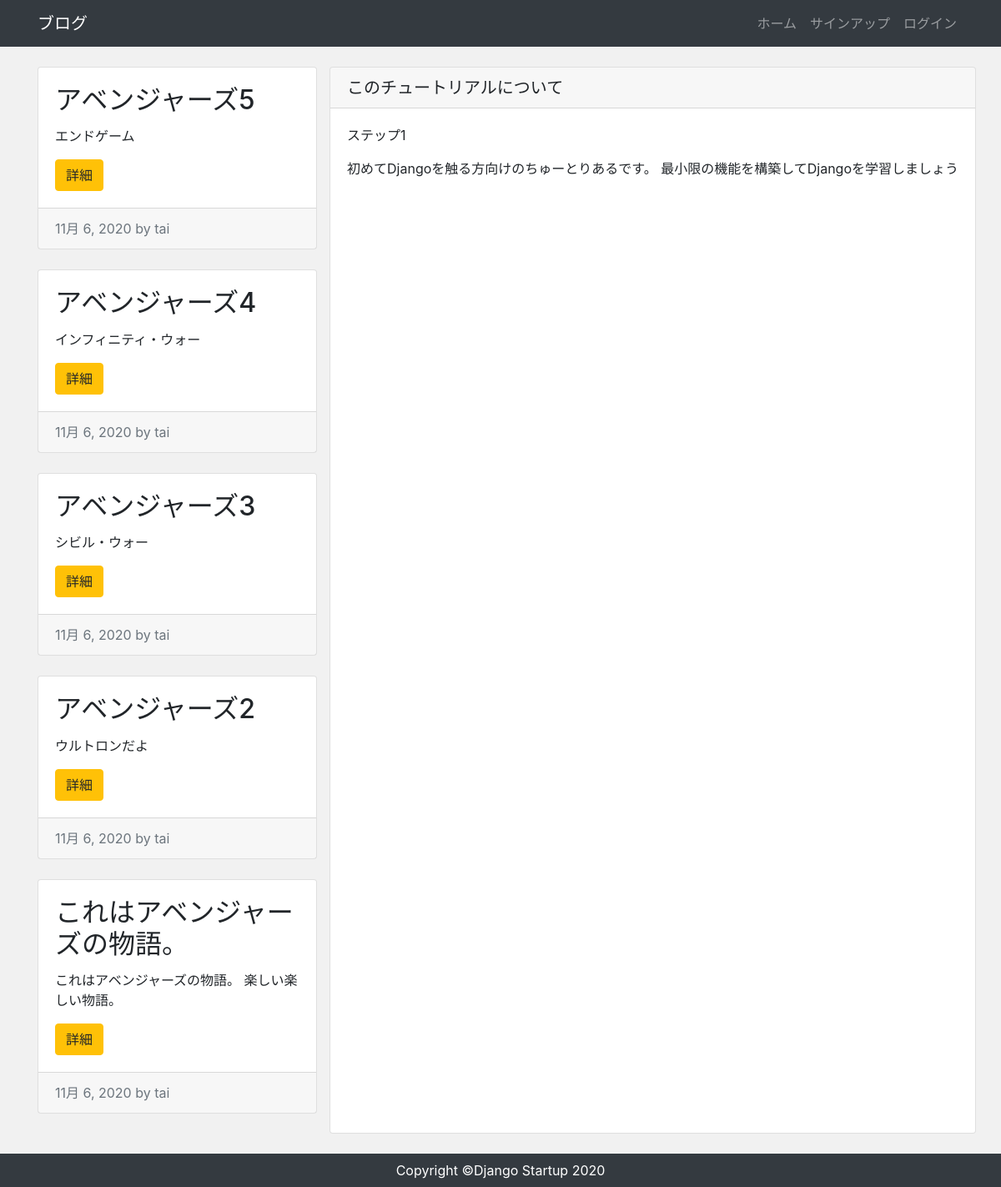
The page / on the database its author committed.
### app/models.py (models this page shows, shortened)
class Post(models.Model):
    author = models.ForeignKey(
        settings.AUTH_USER_MODEL, on_delete=models.CASCADE)
    title = models.CharField("タイトル", max_length=200)
    content = models.TextField("本文")
    created = models.DateTimeField("作成日", default=timezone.now)

### app/views.py (the view)
# urls.py: path('', views.IndexView.as_view(), name='index'),
class IndexView(View):
    def get(self, request, *args, **kwargs):
        post_data = Post.objects.order_by('-id')
        return render(request, 'app/index.html', {
            'post_data': post_data
        })

### app/templates/app/index.html (shortened to what this page needs)
{% extends "app/base.html" %}
{% block content %}
<div class="row my-4">
    <div class="col md-8">
        {% for post in post_data %}
            <div class="card mb-4">
                <div class="card-body">
                    <h2 class="card-title">{{ post.title }}</h2>
                    <p class="card-text">{{ post.content | truncatechars:100}}</p>
                    <div class="btn btn-warning">詳細</div>
                </div>
                <div class="card-footer text-muted">
                    {{ post.created|date}} by {{ post.author}}
                </div>
            </div>
        {% endfor %}
    </div>
    <div class="card">
        <h5 class="card-header">このチュートリアルについて</h5>
        <div class="card-body">
            <p>ステップ1</p>
            <p class="mb-0">
                初めてDjangoを触る方向けのちゅーとりあるです。
                最小限の機能を構築してDjangoを学習しましょう
            </p>
        </div>
    </div>
</div>
{% endblock %}

### app/templates/app/base.html (shortened to what this page needs)
{% load static %}
<!DOCTYPE html>
<html lang="ja">
<head>
    <link rel="stylesheet" href="https://stackpath.bootstrapcdn.com/bootstrap/4.3.1/css/bootstrap.min.css">
    <link rel="stylesheet" href="{% static 'css/style.css' %}">
</head>
<body>
    <nav class="navbar navbar-expand-lg navbar-dark bg-dark">
        <div class="container">
            <a class="navbar-brand" href="/">ブログ</a>
            <ul class="navbar-nav ml-auto">
                <li class="nav-item">
                    <a class="nav-link" href="/">ホーム</a>
                </li>
                {% if user.is_authenticated %}
                    <li class="nav-item">
                        <a class="nav-link" href="{% url 'post_new' %}">投稿</a>
                    </li>
                    <li class="nav-item">
                        <a class="nav-link" href="">ログアウト</a>
                    </li>
                {% else %}
                    <li class="nav-item">
                        <a class="nav-link" href="">サインアップ</a>
                    </li>
                    <li class="nav-item">
                        <a class="nav-link" href="">ログイン</a>
                    </li>
                {% endif %}
            </ul>
        </div>
    </nav>
    <main>
        <div class="container">
            {% block content %}
            {% endblock %}
        </div>
    </main>
    <footer class="py-2 bg-dark">
        <p class="m-0 text-center text-white">Copyright &copy;Django Startup 2020</p>
    </footer>
</body>
</html>

### app/static/css/style.css (style rules this page uses)
* { margin: 0; padding: 0; box-sizing: border-box; }
body { background: #f1f1f1; display: flex; flex-flow: column; min-height: 100vh; }
main { flex: 1; }

### rows shown on the page
Post: title "アベンジャーズ5", content "エンドゲーム", created "11月 6, 2020", author "tai"
Post: title "アベンジャーズ4", content "インフィニティ・ウォー", created "11月 6, 2020", author "tai"
Post: title "アベンジャーズ3", content "シビル・ウォー", created "11月 6, 2020", author "tai"
Post: title "アベンジャーズ2", content "ウルトロンだよ", created "11月 6, 2020", author "tai"
Post: title "これはアベンジャーズの物語。", content "これはアベンジャーズの物語。 楽しい楽しい物語。", created "11月 6, 2020", author "tai"
